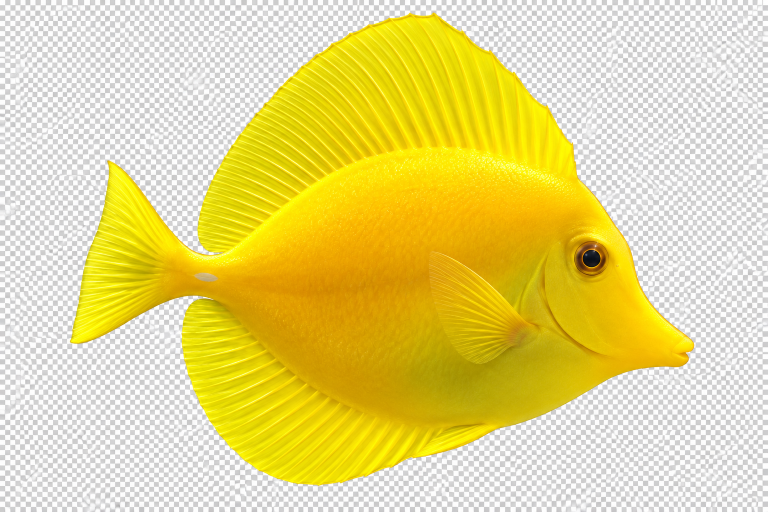
#> input picture design-concepts/fish-species/yellow-tang/raw/yellow-tang-v1.png, 1536 x 1024 px (shown at 1/2 size)
$ python processing.py
#> lines starting #> are read from the running program, lines starting #| are printed output that depends on the picture; after the words box and inside, x2 and y2 are one past the last pixel; in counts of white or black regions, pixels touching at a corner belong together
"""Reproducible local background removal, explicitly authorized 2026-09-08.
Run using bundled Python; cv2 is loaded from artifacts/fish-python-deps.
No generation or body repaint: RGB source is retained, only alpha/crop/resize change.
"""
from pathlib import Path
import hashlib, json, shutil, sys
import numpy as np
from PIL import Image, ImageDraw, ImageOps
BASE = Path(__file__).resolve().parent
ROOT = BASE.parents[2]
sys.path.insert(0, str(ROOT / 'artifacts/fish-python-deps'))
import cv2
cv2.setNumThreads(1)
cv2.setRNGSeed(20260908)
SPECIES = BASE.name
CONFIG = {
 'foxface': {'raw':'foxface-v1-checkerboard.png', 'protect': [[(985,275),(1094,238),(1115,297),(1182,349),(1250,408),(1458,457),(1386,485),(1244,515),(1160,596),(1090,690),(990,708),(1025,563),(974,381)]]},
 'yellow-tang': {'raw':'yellow-tang-v1.png', 'protect': []},
 'tomato-clownfish': {'raw':'tomato-clownfish-v1.png', 'protect': [[(1138,235),(1198,273),(1169,398),(1177,531),(1202,655),(1141,629),(1099,489),(1105,331)]]},
 'paracanthurus-hepatus': {'raw':'blue-tang-v1-checkerboard.png', 'protect': []},
}[SPECIES]
PARAMS = {'chroma_seed_min':12, 'closing_kernel':3, 'foreground_erosion':3,
          'unknown_dilation':7, 'grabcut_iterations':5, 'maximum_dimensions':[768,480],
          'edge_defringe_erosion_px':1, 'padding_fraction_per_edge':0.04, 'webp_quality':90, 'webp_method':6,
          'foreground_protection_polygons':CONFIG['protect']}
raw = BASE / 'raw' / CONFIG['raw']
a = np.asarray(Image.open(raw).convert('RGB'))
#> a is the input picture: shape (1024, 1536, 3); mean R, G, B 229, 214.9, 132.9
chroma = a.max(2).astype(np.int16)-a.min(2).astype(np.int16)
seed = (chroma > PARAMS['chroma_seed_min']).astype(np.uint8)
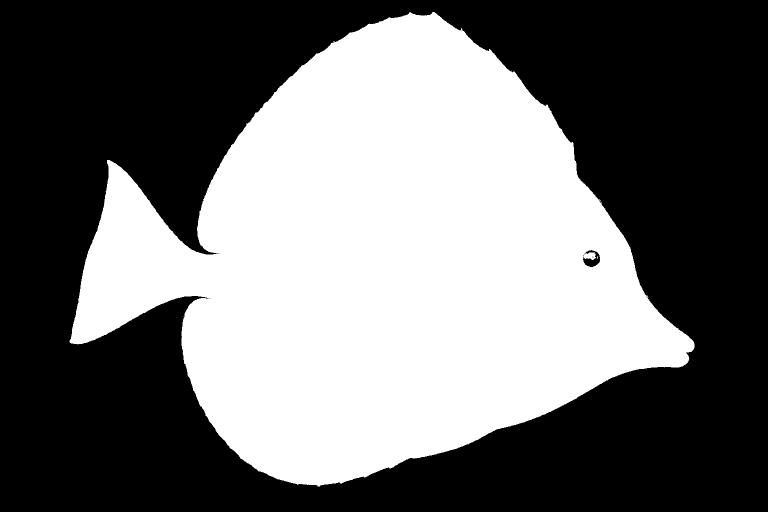
#> seed: shape (1024, 1536) (shown at 1/2 size); values 0 (black) and 1 (white), 43.3% white; 3 white regions (2 under 20 px), largest, box (x1, y1, x2, y2) and area: (139, 24, 1389, 973) 680719
seed = cv2.morphologyEx(seed, cv2.MORPH_CLOSE, np.ones((3,3),np.uint8))
#> seed: shape (1024, 1536); values 0 (black) and 1 (white), 43.3% white; 1 white region, box (x1, y1, x2, y2) and area: (139, 24, 1389, 973) 680883
count, labels, stats, _ = cv2.connectedComponentsWithStats(seed,8)
#> count = 2; stats = [[0, 0, 1536, 1024, 891981], [139, 24, 1250, 949, 680883]]
seed = (labels == (1+np.argmax(stats[1:,cv2.CC_STAT_AREA]))).astype(np.uint8)
for polygon in CONFIG['protect']:
 cv2.fillPoly(seed,[np.asarray(polygon,np.int32)],1)
# Fill only enclosed gaps (eyes, pale face/band), never an exterior notch.
holes = seed.copy()
cv2.floodFill(holes,None,(0,0),1)
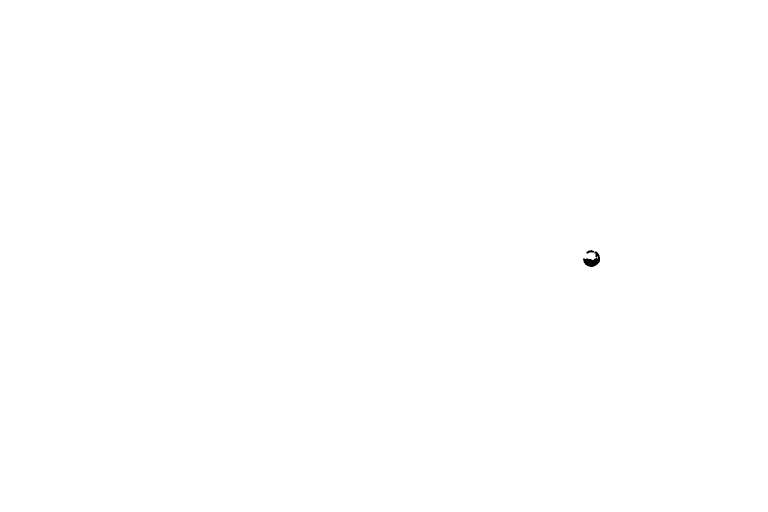
#> holes: shape (1024, 1536) (shown at 1/2 size); values 0 (black) and 1 (white), 100% white; 2 black regions, box (x1, y1, x2, y2) and area: (1166, 503, 1200, 534) 516, (1173, 500, 1188, 507) 62
seed |= (holes == 0).astype(np.uint8)
#> seed: shape (1024, 1536); values 0 (black) and 1 (white), 43.3% white; 1 white region, box (x1, y1, x2, y2) and area: (139, 24, 1389, 973) 681461
outer = cv2.dilate(seed,np.ones((7,7),np.uint8))
#> outer: shape (1024, 1536); values 0 (black) and 1 (white), 44.3% white; 1 white region, box (x1, y1, x2, y2) and area: (136, 21, 1392, 976) 697051
inner = cv2.erode(seed,np.ones((3,3),np.uint8))
#> inner: shape (1024, 1536); values 0 (black) and 1 (white), 43% white; 1 white region, box (x1, y1, x2, y2) and area: (140, 25, 1388, 972) 676274
mask = np.full(seed.shape, cv2.GC_BGD, dtype=np.uint8)
#> mask: shape (1024, 1536); every value is 0
mask[outer > 0] = cv2.GC_PR_BGD
mask[seed > 0] = cv2.GC_PR_FGD
mask[inner > 0] = cv2.GC_FGD
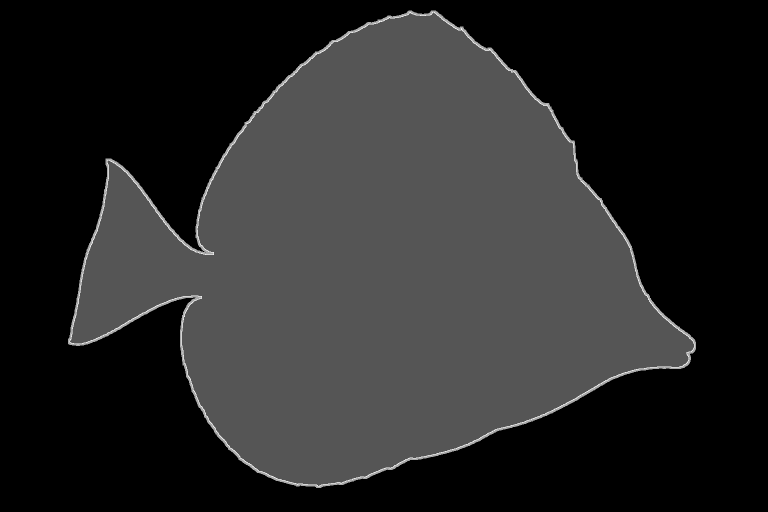
#> mask: shape (1024, 1536) (shown at 1/2 size); min 0, max 3, mean 0.46; drawn with min black and max white
for polygon in CONFIG['protect']:
 cv2.fillPoly(mask,[np.asarray(polygon,np.int32)],cv2.GC_FGD)
cv2.grabCut(a,mask,None,np.zeros((1,65),np.float64),np.zeros((1,65),np.float64),5,cv2.GC_INIT_WITH_MASK)
foreground = ((mask==cv2.GC_FGD)|(mask==cv2.GC_PR_FGD)).astype(np.uint8)
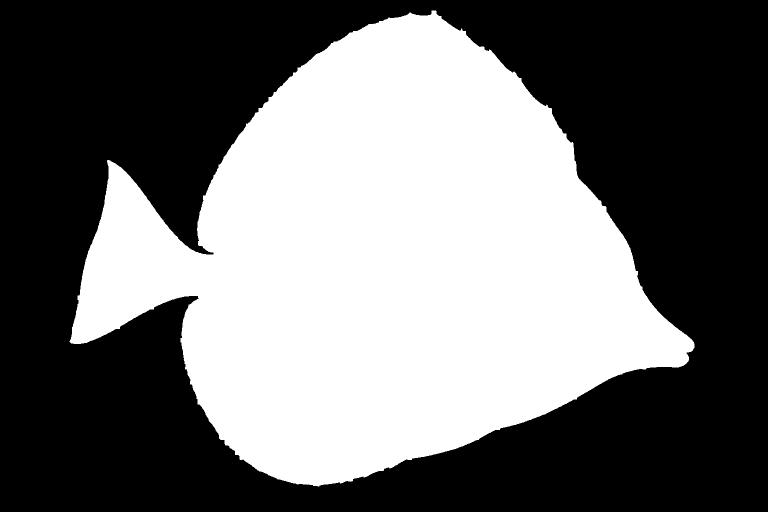
#> foreground: shape (1024, 1536) (shown at 1/2 size); values 0 (black) and 1 (white), 43.3% white; 1 white region, box (x1, y1, x2, y2) and area: (139, 21, 1389, 973) 681597
# Retain the connected fish; remove isolated checker/water fragments.
_, labels, stats, _ = cv2.connectedComponentsWithStats(foreground,8)
#> stats = [[0, 0, 1536, 1024, 891267], [139, 21, 1250, 952, 681597]]
foreground = (labels==(1+np.argmax(stats[1:,cv2.CC_STAT_AREA]))).astype(np.uint8)
holes=foreground.copy();cv2.floodFill(holes,None,(0,0),1);foreground|=(holes==0).astype(np.uint8)
#> after `cv2.floodFill(holes, None, (0, 0), 1)`: holes: shape (1024, 1536); every value is 1
# Remove one source-pixel of baked checker contamination; no RGB repaint.
foreground=cv2.erode(foreground,np.ones((3,3),np.uint8))
#> foreground: shape (1024, 1536); values 0 (black) and 1 (white), 43% white; 1 white region, box (x1, y1, x2, y2) and area: (141, 22, 1388, 972) 676380
rgba=np.dstack([a,foreground*255])
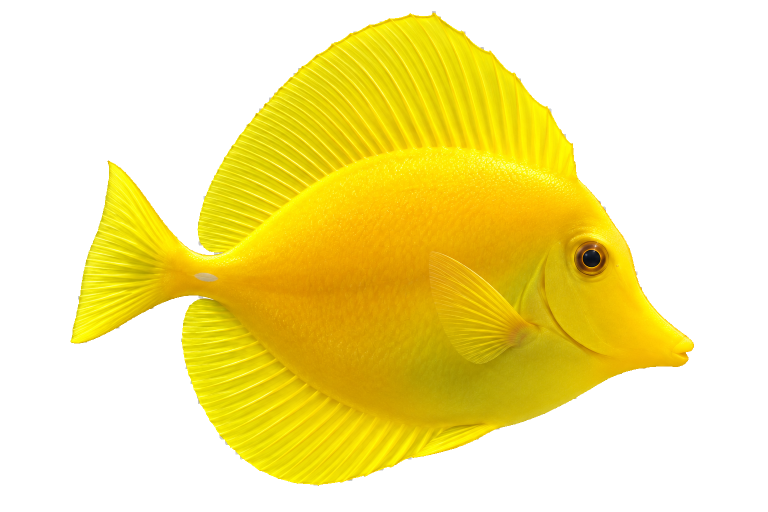
#> rgba: shape (1024, 1536, 4) (shown at 1/2 size); mean R, G, B, A 229, 214.9, 132.9, 109.7; transparent parts drawn white
master=Image.fromarray(rgba,'RGBA')
OUT=BASE/'app-ready-v1';OUT.mkdir(exist_ok=True)
master.save(OUT/(SPECIES+'-full-resolution.png'))
box=master.getbbox();assert box is not None
#> after `box = master.getbbox()`: box = (141, 22, 1388, 972)
crop=master.crop(box)
padx=max(1,round(crop.width*.04));pady=max(1,round(crop.height*.04))
#> after `padx = max(1, round(crop.width * 0.04))`: padx = 50
#> after `pady = max(1, round(crop.height * 0.04))`: pady = 38
canvas=Image.new('RGBA',(crop.width+2*padx,crop.height+2*pady));canvas.paste(crop,(padx,pady))
#> after `canvas = Image.new('RGBA', (crop.width + 2 * padx, crop.height + 2 * p`: canvas: PIL image 1347x1026 RGBA; every value is 0
canvas.thumbnail((768,480),Image.Resampling.LANCZOS)
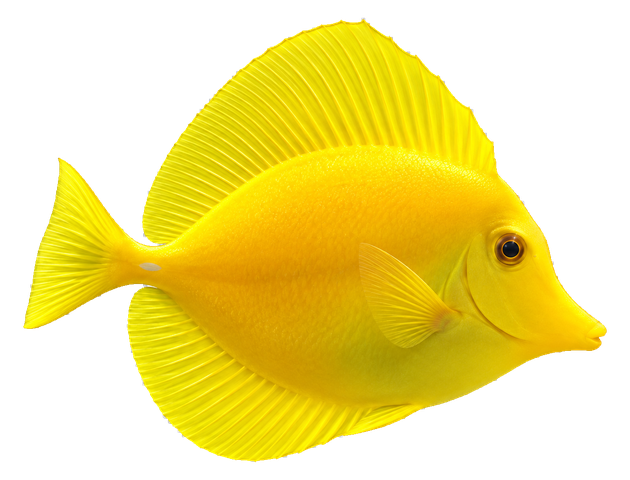
#> canvas: PIL image 630x480 RGBA; mean R, G, B, A 114.3, 98.2, 3.4, 124.8; transparent parts drawn white
canvas.save(OUT/(SPECIES+'.png'))
webp=OUT/(SPECIES+'.webp');canvas.save(webp,format='WEBP',quality=90,method=6,exact=True)
for folder in [ROOT/'web-demo/public/fish-species',ROOT/'app/assets/aquarium']:
 folder.mkdir(parents=True,exist_ok=True);shutil.copyfile(webp,folder/(SPECIES+'.webp'))
sha=lambda p:hashlib.sha256(p.read_bytes()).hexdigest()
alpha=np.asarray(canvas)[:,:,3]
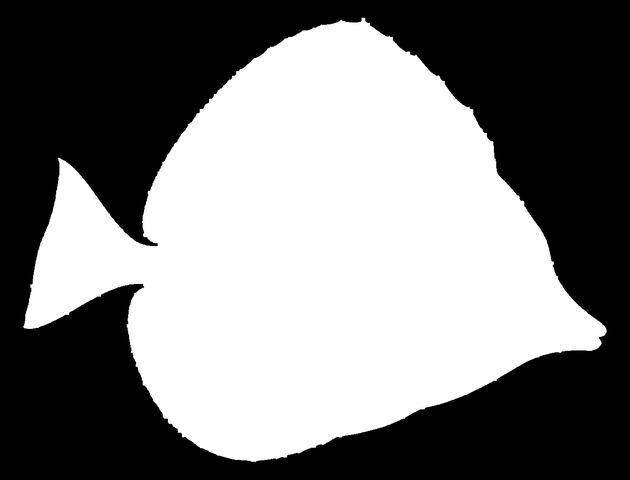
#> alpha: shape (480, 630); min 0, max 255, mean 124.8
decoded=Image.open(webp).convert('RGBA')
assert decoded.size==canvas.size and np.array_equal(np.asarray(decoded)[:,:,3],alpha)
assert (alpha==0).any() and (alpha==255).any() and ((alpha>0)&(alpha<255)).any()
assert not (alpha[0].any() or alpha[-1].any() or alpha[:,0].any() or alpha[:,-1].any())
assert sha(webp)==sha(ROOT/'web-demo/public/fish-species'/(SPECIES+'.webp'))==sha(ROOT/'app/assets/aquarium'/(SPECIES+'.webp'))
metrics={'species':SPECIES,'source':str(raw.relative_to(ROOT)).replace('\\','/'),'source_sha256':sha(raw),'source_size':list(master.size),
 'source_mode':'RGB','source_alpha_bbox':list(box),'output_size':list(canvas.size),'output_alpha_bbox':list(canvas.getbbox()),
 'transparent_pixels':int((alpha==0).sum()),'opaque_pixels':int((alpha==255).sum()),'partial_alpha_pixels':int(((alpha>0)&(alpha<255)).sum()),
#> (the run stopped early here; a loop or call above may not have finished)
